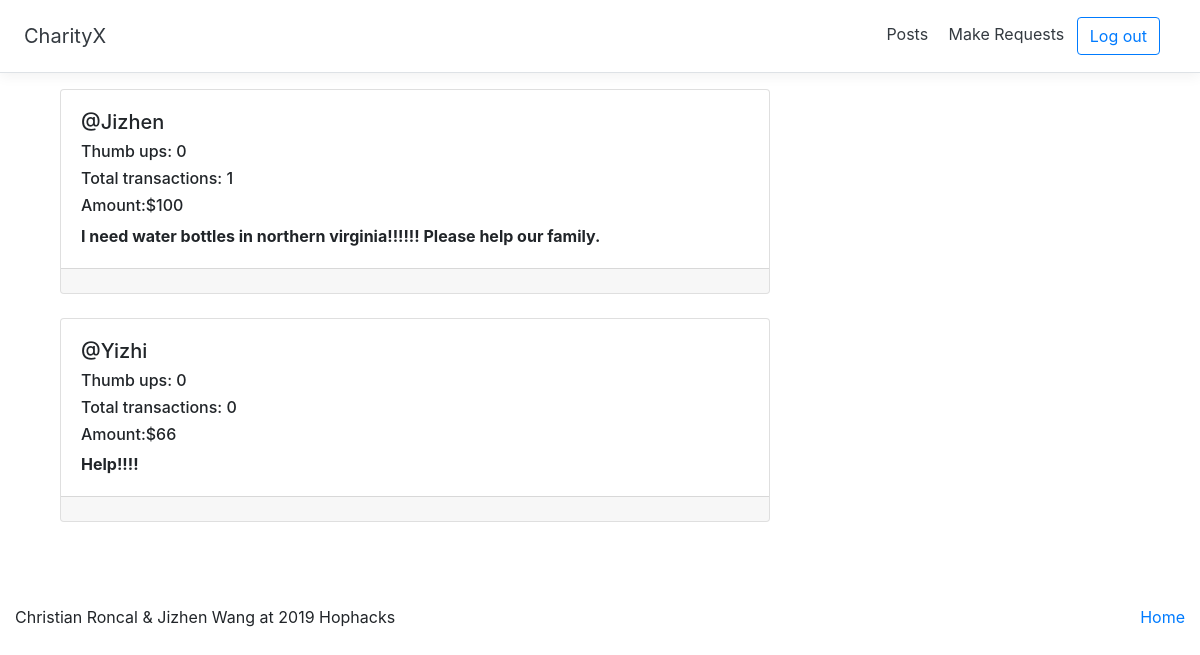
Screenshot of /posts/all (signed in) with the database file from the repository.
### posts/models.py (models this page shows, shortened)
class Post(models.Model):
    user = models.ForeignKey(User, on_delete=models.CASCADE, related_name="user")
    payer = models.ForeignKey(
        User, on_delete=models.CASCADE, related_name="payer", null=True
    )
    disaster = models.ForeignKey(Disaster, on_delete=models.CASCADE, null=True)
    created_at = models.DateTimeField(auto_now_add=True)
    received_at = models.DateTimeField(auto_now=True)
    message = models.CharField(max_length=255)
    amount = models.IntegerField(null=True)
    category = models.CharField(max_length=255, null=True)
    paid = models.BooleanField(default=False)
    pin = models.CharField(max_length=20, null=True)
    class Meta:
        ordering = ["-created_at"]
        unique_together = ["user", "message"]

### accounts/models.py (models this page shows, shortened)
class User(AbstractUser):
    thumb_ups = models.IntegerField(default=0)
    transactions = models.IntegerField(default=0)

### posts/views.py (the view)
# urls.py: path("all", views.PostList.as_view(), name="all"),
class PostList(generic.ListView):
    model = models.Post
    def get_context_data(self, **kwargs):
        context = super().get_context_data(**kwargs)
        context["key"] = settings.STRIPE_PUBLISHABLE_KEY
        return context

### posts/templates/posts/post_list.html
{% extends "posts/post_base.html" %}
{% block post_content %}
<div class="col-md-8">
	{% for post in post_list %}
	{% if post.paid != True and post.amount != null %}
	{% include "posts/_post.html" %}
	<br>
	{% endif %}
	{% endfor %}
</div>
{% endblock %}

### posts/templates/posts/_post.html (shortened to what this page needs)
<div class="card">
	<div class="card-body">
		<h5 class="mr-5">@{{ post.user.first_name }}</h5>
		<h6 class="mr-5">Thumb ups:
			{{post.user.thumb_ups}}
		</h6>
		<h6 class="mr-5">Total transactions:
			{{post.user.transactions}}
		</h6>
		<h6 class="mr-5">
			Amount:${{post.amount}}
		</h6>
		<strong>{{ post.message }}</strong>
	</div>
	<div class="card-footer">
	</div>
</div>

### static/css/master.css (style rules this page uses)
html { font-size: 14px; }
@media (min-width: 768px) { html { font-size: 16px; } }
body { height: 100%; }

### rows the page displays
Post: user.first_name "Jizhen", user.thumb_ups "0", user.transactions "1", amount "100", message "I need water bottles in northern virginia!!!!!! Please help our family."
Post: user.first_name "Yizhi", user.thumb_ups "0", user.transactions "0", amount "66", message "Help!!!!"
